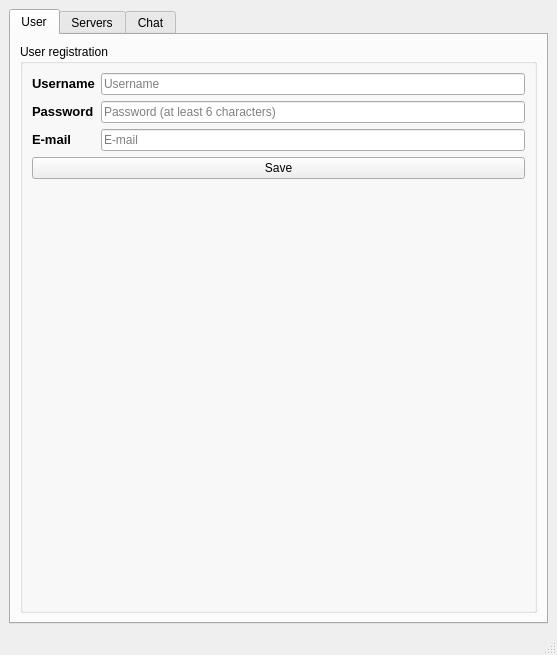
<?xml version="1.0" encoding="UTF-8"?>
<ui version="4.0">
 <class>MainWindow</class>
 <widget class="QMainWindow" name="MainWindow">
  <property name="geometry">
   <rect>
    <x>0</x>
    <y>0</y>
    <width>557</width>
    <height>655</height>
   </rect>
  </property>
  <property name="windowTitle">
   <string>RSA Chat</string>
  </property>
  <widget class="QWidget" name="centralwidget">
   <layout class="QVBoxLayout" name="verticalLayout_2">
    <item>
     <widget class="QTabWidget" name="tabWidget">
      <property name="enabled">
       <bool>true</bool>
      </property>
      <property name="sizePolicy">
       <sizepolicy hsizetype="MinimumExpanding" vsizetype="Expanding">
        <horstretch>0</horstretch>
        <verstretch>0</verstretch>
       </sizepolicy>
      </property>
      <property name="contextMenuPolicy">
       <enum>Qt::DefaultContextMenu</enum>
      </property>
      <property name="acceptDrops">
       <bool>false</bool>
      </property>
      <property name="styleSheet">
       <string notr="true"/>
      </property>
      <property name="tabPosition">
       <enum>QTabWidget::North</enum>
      </property>
      <property name="tabShape">
       <enum>QTabWidget::Rounded</enum>
      </property>
      <property name="currentIndex">
       <number>0</number>
      </property>
      <property name="elideMode">
       <enum>Qt::ElideNone</enum>
      </property>
      <property name="documentMode">
       <bool>false</bool>
      </property>
      <property name="tabsClosable">
       <bool>false</bool>
      </property>
      <property name="movable">
       <bool>false</bool>
      </property>
      <property name="tabBarAutoHide">
       <bool>false</bool>
      </property>
      <widget class="QWidget" name="user">
       <property name="styleSheet">
        <string notr="true"/>
       </property>
       <attribute name="title">
        <string>User</string>
       </attribute>
       <layout class="QVBoxLayout" name="verticalLayout_4">
        <item>
         <widget class="QGroupBox" name="groupBox_2">
          <property name="title">
           <string>User registration</string>
          </property>
          <layout class="QVBoxLayout" name="verticalLayout_5">
           <item>
            <layout class="QFormLayout" name="formLayout">
             <item row="0" column="0">
              <widget class="QLabel" name="label">
               <property name="text">
                <string>&lt;html&gt;&lt;head/&gt;&lt;body&gt;&lt;p&gt;&lt;span style=&quot; font-size:10pt; font-weight:600;&quot;&gt;Username&lt;/span&gt;&lt;/p&gt;&lt;/body&gt;&lt;/html&gt;</string>
               </property>
               <property name="textFormat">
                <enum>Qt::AutoText</enum>
               </property>
               <property name="scaledContents">
                <bool>false</bool>
               </property>
               <property name="wordWrap">
                <bool>false</bool>
               </property>
              </widget>
             </item>
             <item row="0" column="1">
              <widget class="QLineEdit" name="lineEdit">
               <property name="text">
                <string/>
               </property>
               <property name="placeholderText">
                <string>Username</string>
               </property>
               <property name="cursorMoveStyle">
                <enum>Qt::LogicalMoveStyle</enum>
               </property>
               <property name="clearButtonEnabled">
                <bool>true</bool>
               </property>
              </widget>
             </item>
             <item row="1" column="0">
              <widget class="QLabel" name="label_2">
               <property name="text">
                <string>&lt;html&gt;&lt;head/&gt;&lt;body&gt;&lt;p&gt;&lt;span style=&quot; font-size:10pt; font-weight:600;&quot;&gt;Password&lt;/span&gt;&lt;/p&gt;&lt;/body&gt;&lt;/html&gt;</string>
               </property>
               <property name="textFormat">
                <enum>Qt::AutoText</enum>
               </property>
               <property name="scaledContents">
                <bool>false</bool>
               </property>
               <property name="wordWrap">
                <bool>false</bool>
               </property>
              </widget>
             </item>
             <item row="1" column="1">
              <widget class="QLineEdit" name="lineEdit_2">
               <property name="echoMode">
                <enum>QLineEdit::Password</enum>
               </property>
               <property name="placeholderText">
                <string>Password (at least 6 characters)</string>
               </property>
               <property name="clearButtonEnabled">
                <bool>true</bool>
               </property>
              </widget>
             </item>
             <item row="2" column="0">
              <widget class="QLabel" name="label_3">
               <property name="text">
                <string>&lt;html&gt;&lt;head/&gt;&lt;body&gt;&lt;p&gt;&lt;span style=&quot; font-size:10pt; font-weight:600;&quot;&gt;E-mail&lt;/span&gt;&lt;/p&gt;&lt;/body&gt;&lt;/html&gt;</string>
               </property>
               <property name="textFormat">
                <enum>Qt::AutoText</enum>
               </property>
               <property name="scaledContents">
                <bool>false</bool>
               </property>
               <property name="wordWrap">
                <bool>false</bool>
               </property>
              </widget>
             </item>
             <item row="2" column="1">
              <widget class="QLineEdit" name="lineEdit_3">
               <property name="placeholderText">
                <string>E-mail</string>
               </property>
               <property name="clearButtonEnabled">
                <bool>true</bool>
               </property>
              </widget>
             </item>
             <item row="3" column="0" colspan="2">
              <widget class="QPushButton" name="pushButton">
               <property name="text">
                <string>Save</string>
               </property>
              </widget>
             </item>
            </layout>
           </item>
          </layout>
         </widget>
        </item>
       </layout>
      </widget>
      <widget class="QWidget" name="servers">
       <attribute name="title">
        <string>Servers</string>
       </attribute>
       <layout class="QVBoxLayout" name="verticalLayout_7">
        <item>
         <layout class="QHBoxLayout" name="horizontalLayout">
          <item>
           <widget class="QGroupBox" name="groupBox_3">
            <property name="title">
             <string>New server</string>
            </property>
            <layout class="QVBoxLayout" name="verticalLayout_6">
             <item>
              <layout class="QFormLayout" name="formLayout_2">
               <item row="0" column="0">
                <widget class="QLabel" name="label_4">
                 <property name="text">
                  <string>Server's name</string>
                 </property>
                </widget>
               </item>
               <item row="0" column="1">
                <widget class="QLineEdit" name="lineEdit_4">
                 <property name="clearButtonEnabled">
                  <bool>true</bool>
                 </property>
                </widget>
               </item>
               <item row="1" column="0">
                <widget class="QLabel" name="label_5">
                 <property name="text">
                  <string>IP adress</string>
                 </property>
                </widget>
               </item>
               <item row="1" column="1">
                <widget class="QLineEdit" name="lineEdit_5">
                 <property name="autoFillBackground">
                  <bool>false</bool>
                 </property>
                 <property name="inputMask">
                  <string/>
                 </property>
                 <property name="text">
                  <string/>
                 </property>
                 <property name="maxLength">
                  <number>15</number>
                 </property>
                 <property name="frame">
                  <bool>true</bool>
                 </property>
                 <property name="echoMode">
                  <enum>QLineEdit::Normal</enum>
                 </property>
                </widget>
               </item>
               <item row="3" column="0" colspan="2">
                <widget class="QPushButton" name="pushButton_2">
                 <property name="text">
                  <string>Add server</string>
                 </property>
                </widget>
               </item>
               <item row="2" column="1">
                <widget class="QSpinBox" name="spinBox">
                 <property name="minimum">
                  <number>1000</number>
                 </property>
                 <property name="maximum">
                  <number>65536</number>
                 </property>
                 <property name="singleStep">
                  <number>1</number>
                 </property>
                </widget>
               </item>
               <item row="2" column="0">
                <widget class="QLabel" name="label_6">
                 <property name="text">
                  <string>Port</string>
                 </property>
                </widget>
               </item>
              </layout>
             </item>
            </layout>
           </widget>
          </item>
          <item>
           <widget class="QGroupBox" name="groupBox">
            <property name="styleSheet">
             <string notr="true"/>
            </property>
            <property name="title">
             <string>Servers list</string>
            </property>
            <layout class="QVBoxLayout" name="verticalLayout">
             <item>
              <layout class="QGridLayout" name="gridLayout">
               <item row="0" column="0" colspan="2">
                <widget class="QListView" name="listView"/>
               </item>
               <item row="1" column="0">
                <widget class="QPushButton" name="pushButton_4">
                 <property name="text">
                  <string>Delete</string>
                 </property>
                </widget>
               </item>
               <item row="1" column="1">
                <widget class="QPushButton" name="pushButton_5">
                 <property name="text">
                  <string>Connect</string>
                 </property>
                </widget>
               </item>
              </layout>
             </item>
            </layout>
           </widget>
          </item>
         </layout>
        </item>
       </layout>
      </widget>
      <widget class="QWidget" name="chat">
       <property name="enabled">
        <bool>true</bool>
       </property>
       <attribute name="title">
        <string>Chat</string>
       </attribute>
       <widget class="QWidget" name="layoutWidget">
        <property name="geometry">
         <rect>
          <x>237</x>
          <y>10</y>
          <width>291</width>
          <height>571</height>
         </rect>
        </property>
        <layout class="QVBoxLayout" name="verticalLayout_3">
         <item>
          <widget class="QPlainTextEdit" name="plainTextEdit">
           <property name="frameShape">
            <enum>QFrame::StyledPanel</enum>
           </property>
           <property name="readOnly">
            <bool>true</bool>
           </property>
          </widget>
         </item>
         <item>
          <widget class="QPushButton" name="pushButton_3">
           <property name="text">
            <string>Send</string>
           </property>
          </widget>
         </item>
        </layout>
       </widget>
      </widget>
     </widget>
    </item>
   </layout>
  </widget>
  <widget class="QStatusBar" name="statusbar"/>
 </widget>
 <resources/>
 <connections/>
</ui>
